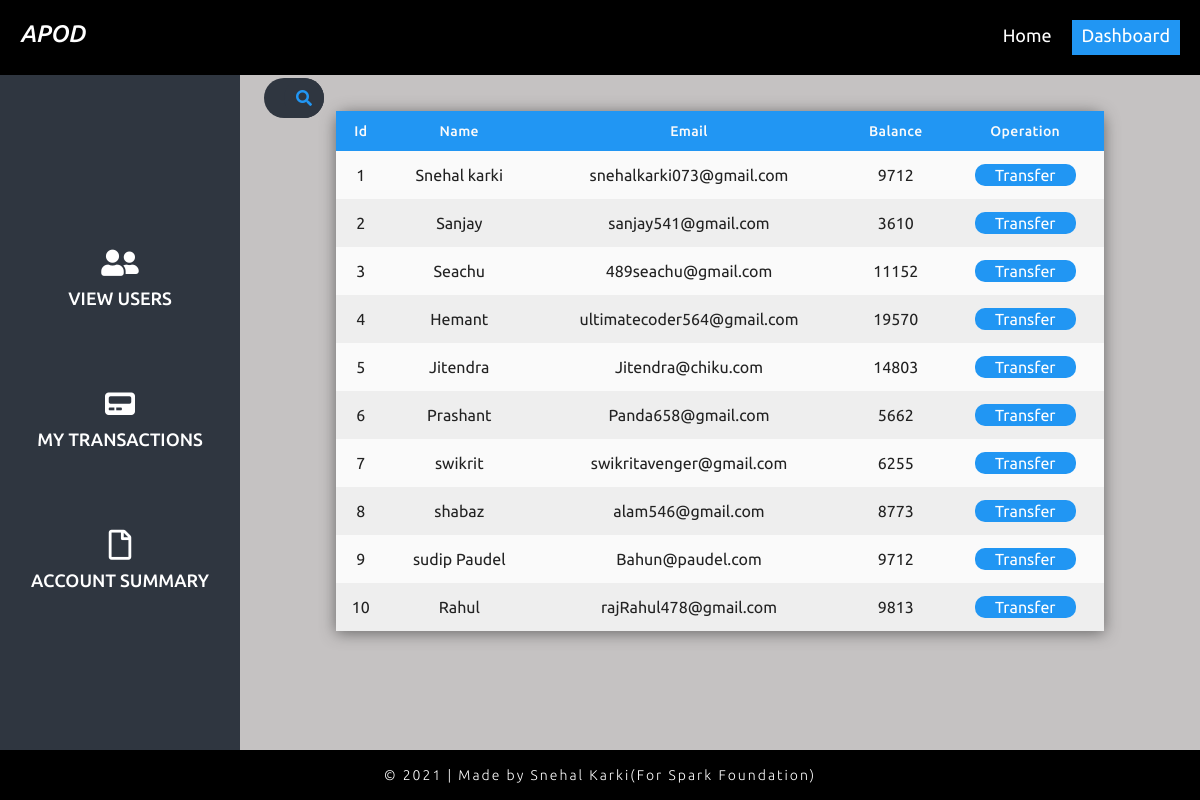
Page /dashboard.php?PageName=Users on the committed database.
### tables this page shows
CREATE TABLE `bankdetails` (
  `id` int(4) NOT NULL,
  `name` varchar(30) NOT NULL,
  `email` varchar(50) NOT NULL,
  `balance` int(11) NOT NULL
);

### PagesFolder/Users.inc.php (the view, shortened to what this page needs)
<section class="users">
    <div class="search-box">
        <a href="#" class="search-btn"><i class="fas fa-search"></i></a>
    </div>
    <table class="table-user user-title">
        <thead>
            <tr>
                <th>Id</th>
                <th>Name</th>
                <th>Email</th>
                <th>Balance</th>
                <th>Operation</th>
            </tr>
        </thead>
        <tbody>
            <?php
            include 'config.php';
            $sql = "select * from `bankdetails`";
            $res = mysqli_query($con,$sql);
            if($res){
                while($row = mysqli_fetch_assoc($res)){
                    $id = $row['id'];
                    $name = $row['name'];
                    $email = $row['email'];
                    $balance = $row['balance'];
                    echo '
                    <tr>
                    <td data-value="Id">'.$id.'</td>
                    <td data-value="Name">'.$name.'</td>
                    <td data-value="Email">'.$email.'</td>
                    <td data-value="Balance">'.$balance.'</td>
                    <td><a href="transfer.php?selectedUserDetails='.$id.'">Transfer</a></td>
                    </tr>';
                }
            }
            ?>
        </tbody>
    </table>
</section>
<?php
include 'footer.php';
?>

### nav.php (shortened to what this page needs)
<!DOCTYPE html>
<html lang="en">
<head>
    <link rel="stylesheet" href="css/style.css?v=<?php echo time(); ?>">
    <link rel="stylesheet" href="https://cdnjs.cloudflare.com/ajax/libs/font-awesome/5.15.4/css/all.min.css">
    <link rel="stylesheet" href="https://unpkg.com/aos@next/dist/aos.css" />
</head>
<body>
    <nav>
        <div class="nav-container">
            <div class="logo">
                APOD
            </div>
            <ul class="main-nav">
                <a href="index.php" class="no-border-link">
                    <li>Home</li>
                </a>
                <a href="dashboard.php?PageName=about" class="white sign-up border-link">
                    <li class="no-border">Dashboard</li>
                </a>
            </ul>
        </div>
    </nav>

### dashboard.php
<?php
    include ('nav.php');
?>
<div class="dashboard">
    <div class="side-bar">
        <ul>
            <li><a href="dashboard.php?PageName=Users"><i class="fas fa-user-friends"></i><br><span>View
                        Users</span></a></li>
            <li><a href="dashboard.php?PageName=transaction"><i class="fas fa-pager"></i><br><span>My
                        Transactions</span></a></li>
            <li><a href="dashboard.php?PageName=accountSummary"><i class="far fa-file"></i><br><span>Account
                        Summary</span></a></li>
        </ul>
    </div>
    <div class="main-bank-content">
        <?php
    if(!empty($_GET['PageName'])){
        $PageDir = 'PagesFolder';
        $PageFolder = scandir($PageDir,0);
        unset($PageFolder[0],$PageFolder[1]);
        $PageName = $_GET['PageName'];
            if(in_array($PageName.'.inc.php',$PageFolder)){
                include($PageDir.'/'.$PageName.'.inc.php');
            }else{
                echo "You are lost";
            }
        }
        ?>
    </div>
    </body>
    </html>

### footer.php (shortened to what this page needs)
<footer>
    <h4>© 2021 | Made by Snehal Karki(For Spark Foundation)</h4>
</footer>

### css/style.css (style rules this page uses)
* { margin: 0; padding: 0; box-sizing: border-box; user-select: none; -webkit-tap-highlight-color: transparent; outline: none; overflow-x: unset; }
:root { --primary-color: #2196F3; --secondary-color: #222; }
html { font-family: 'Ubuntu', sans-serif; color: var(--secondary-color); scroll-behavior: smooth; }
section { padding: 30px 60px; }
nav { background-color: black; padding: 20px 0; color: white; position: fixed; width: 100%; top: 0; z-index: 455; }
.logo { font-style: italic; font-weight: 500; font-size: 24px; }
.nav-container { margin: auto; justify-content: space-between; display: flex; max-width: 1200px; }
.main-nav { display: flex; }
.main-nav li, .side-nav li { list-style: none; }
.main-nav a, .side-nav a { text-decoration: none; margin-left: 20px; font-size: 18px; color: white; }
.main-nav a.border-link { color: var(--secondary-color); border: 1px solid var(--primary-color); padding: 4px 9px; }
.main-nav a.no-border-link { margin-top: 5px; position: relative; }
.main-nav li:after { display: block; content: ""; width: 0; height: 2px; margin-top: 2px; background-color: var(--primary-color); transition: all 0.5s; }
.main-nav .white { color: white !important; background-color: var(--primary-color); transition: all 0.3s; }
.dashboard { height: 82.5vh; background-color: #ebd5d5; margin-top: 74px; display: flex; }
.side-bar { height: 100%; width: 20vw; position: fixed; background-color: #2F3640; display: flex; justify-content: center; align-items: center; }
.side-bar ul { text-align: center; margin-top: -150px; }
.side-bar li { display: block; margin-top: 40px; text-transform: uppercase; width: 20vw; }
.side-bar li i { color: white; font-size: 30px; margin-bottom: 10px; }
.side-bar li a { display: inline-block; padding: 20px 0; text-decoration: none; width: 100%; color: white; font-size: 18px; font-weight: 500; }
.main-bank-content { background-color: #c5c2c2; height: 85vh; width: 80vw; margin-left: 20vw; position: fixed; overflow-y: scroll; overflow-x: hidden; }
.users { padding: 0 10% 36px 10%; margin: 57px auto 0; }
.table-user { margin-top: -20px; width: 100%; box-shadow: 0 2px 15px rgba(64, 64, 64, .7); border-collapse: collapse; border-spacing: 0; border-radius: 12px 12px 0 0; }
.table-user th { background-color: var(--primary-color); }
.table-user thead tr th { font-size: 14px; font-weight: 500; color: #fafafa; letter-spacing: 0.35px; opacity: 1; padding: 12px; vertical-align: top; }
tr { background-color: #fafafa; }
td, th { padding: 13px 10px; text-align: center; font-size: 16px; }
tr:nth-child(even) { background-color: #eeeeee; }
.table-user a { text-decoration: none; display: inline-block; padding: 2px 20px; color: white; background-color: var(--primary-color); border-radius: 10px; }
footer { position: fixed; width: 100%; left: 0; bottom: 0; z-index: 21; }
footer, .footer { background-color: black; height: 50px; line-height: 50px; text-align: center; color: white; letter-spacing: 2px; }
footer h4, .footer h4 { font-weight: 300; font-size: 14px !important; }
.search-box { position: fixed; left: 22%; top: 78px; background: #2f3640; height: 40px; border-radius: 40px; padding: 0px; z-index: 645; }
.search-box a { text-decoration: none; }
.search-btn { color: var(--primary-color); float: right; width: 40px; height: 40px; border-radius: 50%; background: #2f3640; display: flex; justify-content: center; align-items: center; }
@media only screen and (max-width:1200px) { .nav-container { padding: 0 20px; } }

### rows in the picture
bankdetails: id "1", name "Snehal karki", email "snehalkarki073@gmail.com", balance "9712"
bankdetails: id "2", name "Sanjay", email "sanjay541@gmail.com", balance "3610"
bankdetails: id "3", name "Seachu", email "489seachu@gmail.com", balance "11152"
bankdetails: id "4", name "Hemant", email "ultimatecoder564@gmail.com", balance "19570"
bankdetails: id "5", name "Jitendra", email "Jitendra@chiku.com", balance "14803"
bankdetails: id "6", name "Prashant", email "Panda658@gmail.com", balance "5662"
bankdetails: id "7", name "swikrit", email "swikritavenger@gmail.com", balance "6255"
bankdetails: id "8", name "shabaz", email "alam546@gmail.com", balance "8773"
bankdetails: id "9", name "sudip Paudel", email "Bahun@paudel.com", balance "9712"
bankdetails: id "10", name "Rahul", email "rajRahul478@gmail.com", balance "9813"
